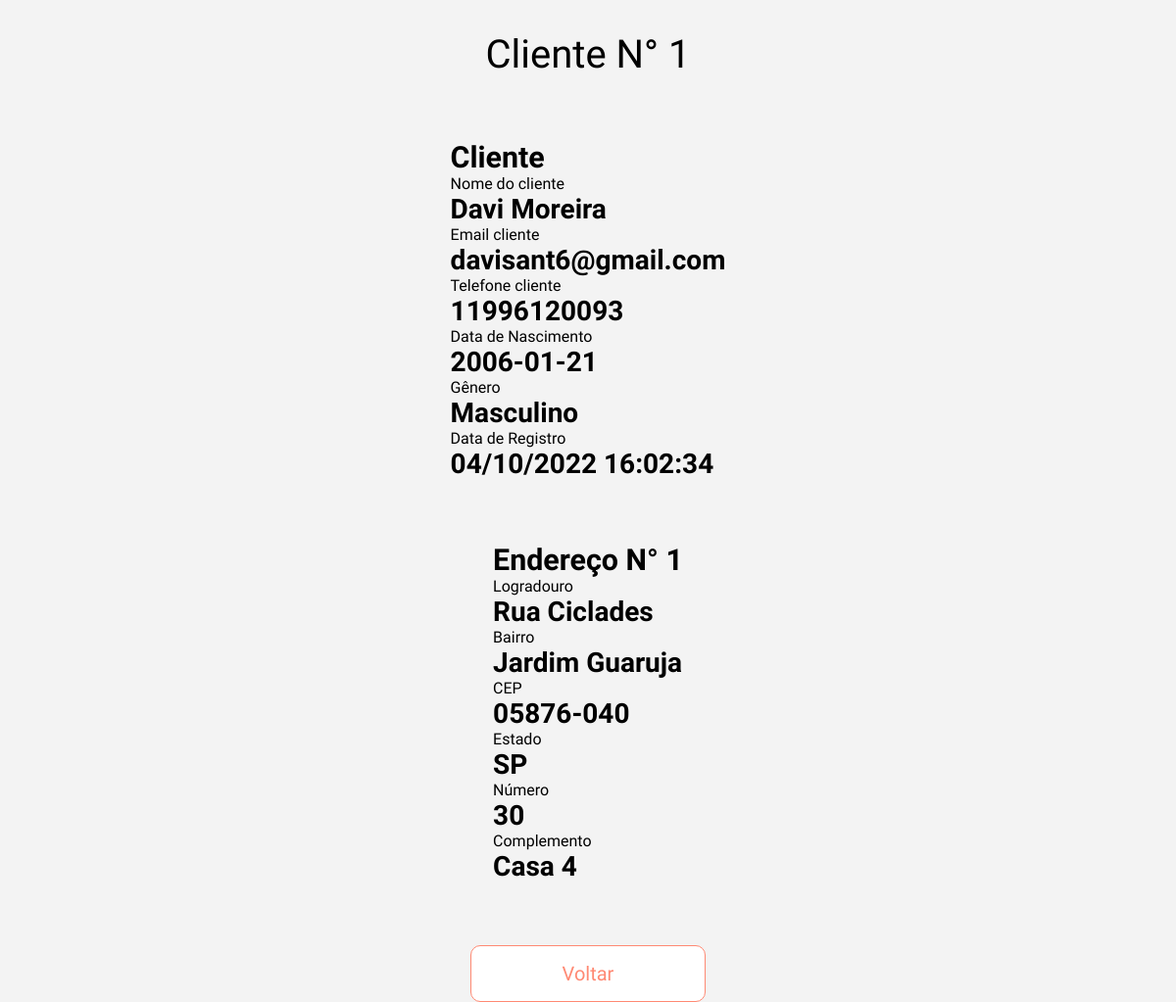
The app's page /view/DetailsClientes.php?id=1 with its own data.
### tables this page shows
CREATE TABLE user_cliente(
	id_cliente INT AUTO_INCREMENT NOT NULL PRIMARY KEY,
	nome_cliente VARCHAR(300) NOT NULL COMMENT 'nome do cliente',
	email_cliente VARCHAR(300) NOT NULL COMMENT 'email do cliente',
	cpf_cliente VARCHAR(18) NOT NULL COMMENT 'cpf do cliente',
	telefone_cliente VARCHAR(18) NOT NULL COMMENT 'telefone do cliente',
	genero_cliente int(1) NOT NULL COMMENT '1 - feminino; 0 - masculino; 2 - não informar',
	senha_cliente VARCHAR(256) NOT NULL COMMENT 'senha em sha256',
	data_nasc_cliente DATE NOT NULL COMMENT 'data de nascimente',
	data_reg_cliente DATETIME DEFAULT CURRENT_TIMESTAMP NOT NULL COMMENT 'data e hora do registro',
	status INT(1) NOT NULL COMMENT '1 - ativo; 0 - inativo'
);

CREATE TABLE user_endereco_cliente(
	id_endereco INT AUTO_INCREMENT NOT NULL PRIMARY KEY,
	id_cliente INT NOT NULL,
	logradouro_cliente VARCHAR(900) NOT NULL ,
	bairro_cliente VARCHAR(100) NOT NULL ,
	cep_cliente VARCHAR(15) NOT NULL ,
	uf_cliente VARCHAR(2) NOT NULL ,
	numero_cliente int(5) NOT NULL ,
	complemento_cliente VARCHAR(150) ,
	ponto_ref_cliente VARCHAR(300),
	data_endereco_cliente DATETIME DEFAULT CURRENT_TIMESTAMP NOT NULL  COMMENT 'data e hora do registro',

	FOREIGN KEY ( id_cliente ) REFERENCES user_cliente( id_cliente )

);

### model/conexao.class.php (called while the page is built, shortened)
<?php
class Conexao{
    public function __construct(){
        try{
            $this->pdo = new PDO("mysql:dbname=2ucase_bd3;host=localhost","root","");
        }catch(PDOException $e){
            echo "Erro com banco de dados: " . $e->getMessage() . "<br>";
            exit();
        }catch(Exception $e){
            echo "Erro generico: " . $e->getMessage() . "<br>";
            exit();
        }
    }
}
?>

### model/Manager.class.php (called while the page is built, shortened)
<?php
require_once 'Conexao.class.php';
class Manager extends Conexao {
    public function getInfo($table, $columnName, $id) {
		$sql = "SELECT * FROM $table WHERE {$columnName} = :id";
		$statement = $this->pdo->prepare($sql);
		$statement->bindValue(":id", $id);
		$statement->execute();
		return $statement->fetchAll();
	}
}

### view/DetailsClientes.php (the view, shortened to what this page needs)
<?php
require_once "../model/Manager.class.php";
$manager = new Manager();
$idCliente = $_REQUEST['id'];
$exibClienteDetails = $manager->getInfo('user_cliente', 'id_cliente', $idCliente);
$exibClienteEndereco = $manager->getInfo('user_endereco_cliente', 'id_cliente', $exibClienteDetails[0]['id_cliente']);
if ($exibClienteDetails[0]['genero_cliente'] === 0) {
    $exibClienteDetails[0]['genero_cliente'] = 'Masculino';
} else if ($exibClienteDetails[0]['genero_cliente'] === 1) {
    $exibClienteDetails[0]['genero_cliente'] = 'Feminino';
} else {
    $exibClienteDetails[0]['genero_cliente'] = 'Não Informado';
}
?>
<!DOCTYPE html>
<html lang="pt-br">
<head>
    <?php require_once "../config/config.php"; ?>
    <link rel="stylesheet" href="../assets/css/cupons.css">
</head>
<body id="body-margin">
    <main class="container-produto">
        <h1>Cliente N° <?= $exibClienteDetails[0]['id_cliente'] ?></h1>
        <article class="info-cliente container-comment">
            <h2>Cliente</h2>
            <div class="row-nome-email rows-comentarios">
                <label>Nome do cliente
                    <h3><?= $exibClienteDetails[0]['nome_cliente'] ?></h3>
                </label>
                <label>Email cliente
                    <h3><?= $exibClienteDetails[0]['email_cliente'] ?></h3>
                </label>
            </div>
            <div class="row-phone-birth rows-comentarios">
                <label>Telefone cliente
                    <h3><?= $exibClienteDetails[0]['telefone_cliente'] ?></h3>
                </label>
                <label>Data de Nascimento
                    <h3><?= $exibClienteDetails[0]['data_nasc_cliente'] ?></h3>
                </label>
            </div>
            <?php
            $timestamp = strtotime($exibClienteDetails[0]['data_reg_cliente']);
            $newDate = date("d-m-Y H:i:s", $timestamp);
            $dateExib = str_replace('-', '/', $newDate);
            ?>
            <div class="row-phone-birth rows-comentarios">
                <label>Gênero
                    <h3><?= $exibClienteDetails[0]['genero_cliente'] ?></h3>
                </label>
                <label>Data de Registro
                    <h3><?= $dateExib ?></h3>
                </label>
            </div>
        </article>
        <?php
        if (count($exibClienteEndereco) > 0) :
            for ($i = 0; $i < count($exibClienteEndereco); $i++) :
        ?>
                <article class="info-comentario container-comment">
                    <h2>Endereço N° <?=($i + 1)?></h2>
                    <div class="row-nome-email rows-comentarios">
                        <label>Logradouro
                            <h3><?= $exibClienteEndereco[$i]['logradouro_cliente'] ?></h3>
                        </label>
                        <label>Bairro
                            <h3><?= $exibClienteEndereco[$i]['bairro_cliente'] ?></h3>
                        </label>
                    </div>
                    <div class="row-phone-birth rows-comentarios">
                        <label>CEP
                            <h3><?= $exibClienteEndereco[$i]['cep_cliente'] ?></h3>
                        </label>
                        <label>Estado
                            <h3><?= $exibClienteEndereco[$i]['uf_cliente'] ?></h3>
                        </label>
                    </div>
                    <div class="row-phone-birth rows-comentarios">
                        <label>Número
                            <h3><?= $exibClienteEndereco[$i]['numero_cliente'] ?></h3>
                        </label>
                    </div>
                    <div class="row-phone-birth rows-comentarios">
                        <?php
                        if ($exibClienteEndereco[$i]['complemento_cliente'] !== null) :
                        ?>
                            <label>Complemento
                                <h3><?= $exibClienteEndereco[$i]['complemento_cliente'] ?></h3>
                            </label>
                        <?php endif; ?>
                    </div>
                </article>
        <?php
            endfor;
        endif;
        ?>
        <button id="btn-exit" onclick="window.location.href='./listClientes.php'">Voltar</button>
    </main>
</body>
</html>

### assets/css/cupons.css (style rules this page uses)
.container-produto { display: flex; flex-direction: column; align-items: center; justify-content: center; gap: 4rem; margin-top: 2rem; }

### records on screen
user_cliente: id_cliente "1", nome_cliente "Davi Moreira", email_cliente "davisant6@gmail.com", telefone_cliente "11996120093", data_nasc_cliente "2006-01-21", data_reg_cliente "04/10/2022 16:02:34"
user_endereco_cliente: logradouro_cliente "Rua Ciclades", bairro_cliente "Jardim Guaruja", cep_cliente "05876-040", uf_cliente "SP", numero_cliente "30", complemento_cliente "Casa 4"

### other values on screen
$exibClienteDetails[0]['genero_cliente'] "Masculino"
